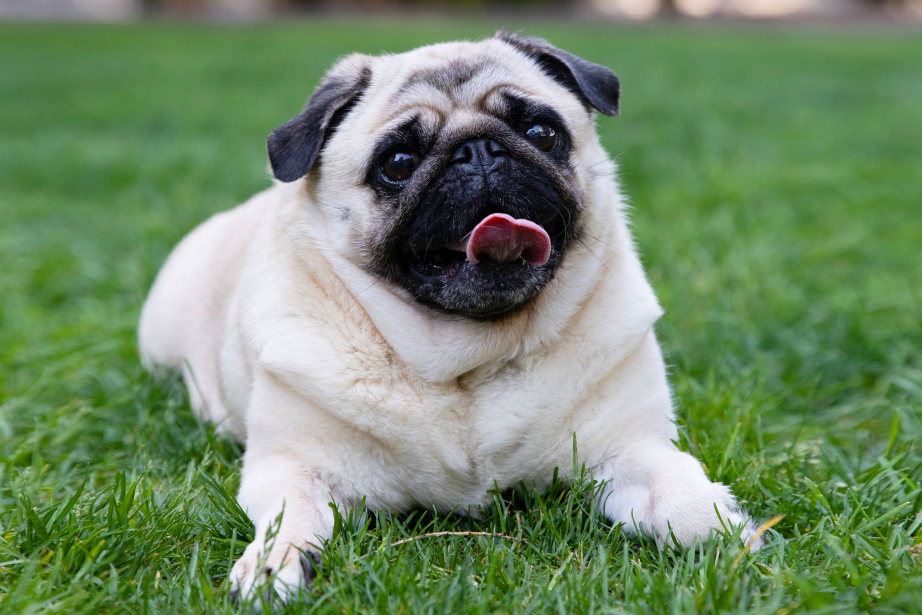
//> input picture cpp_opencv/photos/dog1.jpg, 2765 x 1843 px (shown at 1/3 size)
$ ./basic ../photos/dog1.jpg   (built with g++ and OpenCV 4)
//> lines starting //> are read from the running program, lines starting //| are printed output that depends on the picture; after the words box and inside, x2 and y2 are one past the last pixel; in counts of white or black regions, pixels touching at a corner belong together
#include <opencv2/opencv.hpp>
#include <vector>
#include <stdio.h>

using namespace cv;

int main(int argc, char** argv){
	if (argc != 2){
		printf("usage: displayImage.out <Image_Path>\n");
		return -1;
	}
	Mat image;
	image = imread(argv[1], 1);
//> image is the input picture: 1843 rows x 2765 cols, CV_8UC3; mean B, G, R 105.2, 138.7, 114.6
	if (!image.data){
		printf("No image data\n");
		return -1;
	}
	namedWindow("Display Image", WINDOW_AUTOSIZE);
	imshow("Display Image", image);


    // 1. gray scale
    Mat gray;
    cvtColor(image, gray, COLOR_RGB2GRAY);
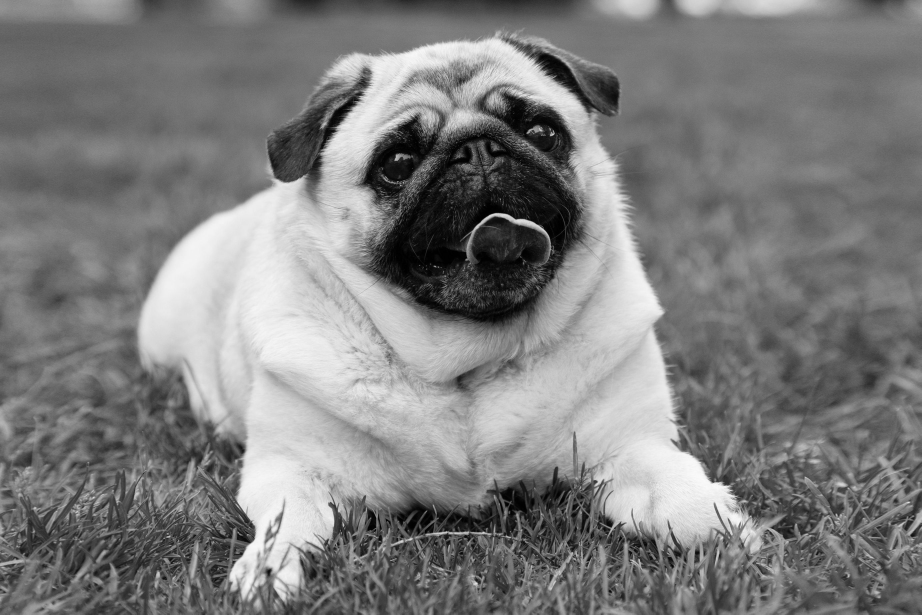
//> gray: 1843 rows x 2765 cols, CV_8UC1 (shown at 1/3 size); min 0, max 253, mean 125.9
    imshow("gray scale", gray);

    // 2. blur
    Mat blurred;
    GaussianBlur(image,blurred, Size(7,7), 3.0);
    imshow("blur", blurred);

    // 3. edge cascade
    Mat edge;
    Canny(image,edge,125, 175);
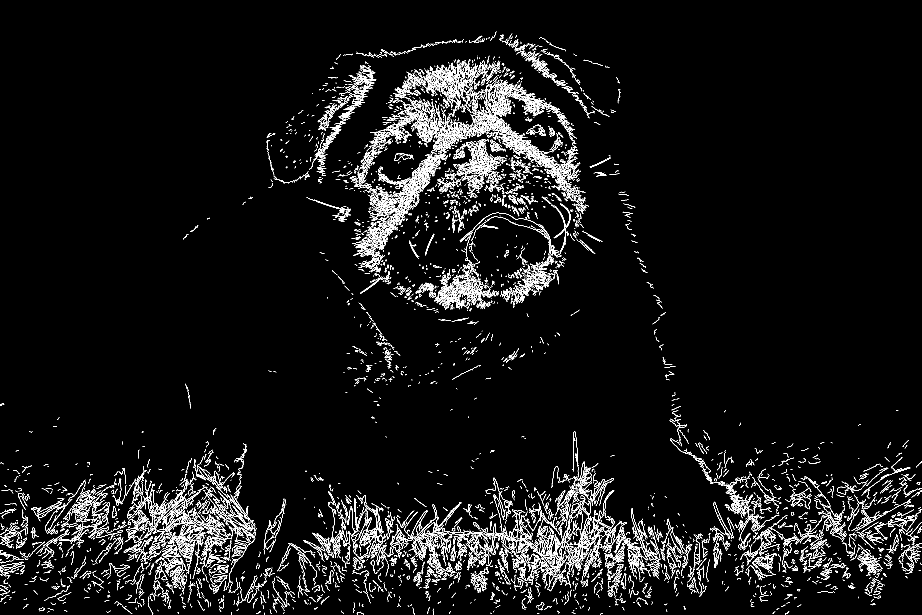
//> edge: 1843 rows x 2765 cols, CV_8UC1 (shown at 1/3 size); 3.8% white in thin lines or dots
    imshow("canny", edge);

    // 4. dilate image

    int dilation_size = 2;
    Mat dilated;
    Mat element = getStructuringElement( MORPH_RECT,
                        Size( 2*dilation_size+1, 2*dilation_size+1 ),
                        Point( dilation_size, dilation_size ) );
    dilate(edge, dilated, element);
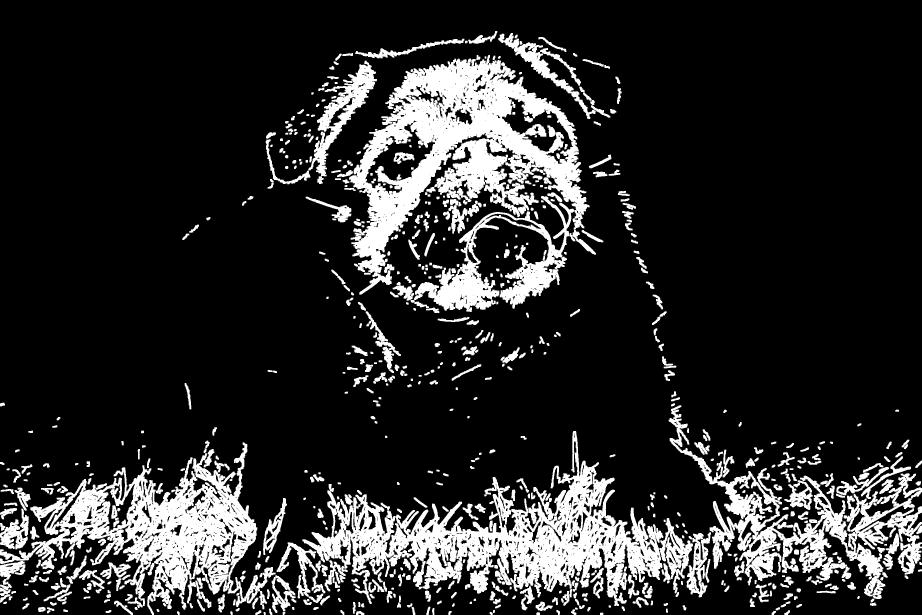
//> dilated: 1843 rows x 2765 cols, CV_8UC1 (shown at 1/3 size); 16.7% white; 709 white regions, largest, box (x1, y1, x2, y2) and area: (1047, 165, 1769, 884) 186392, (907, 1293, 1990, 1818) 173470, (0, 1327, 827, 1843) 134178
    imshow("dialted", dilated);

    // 5. erosion
    int erosion_size = 2;
    Mat eroded;
    erode(dilated, eroded, element);
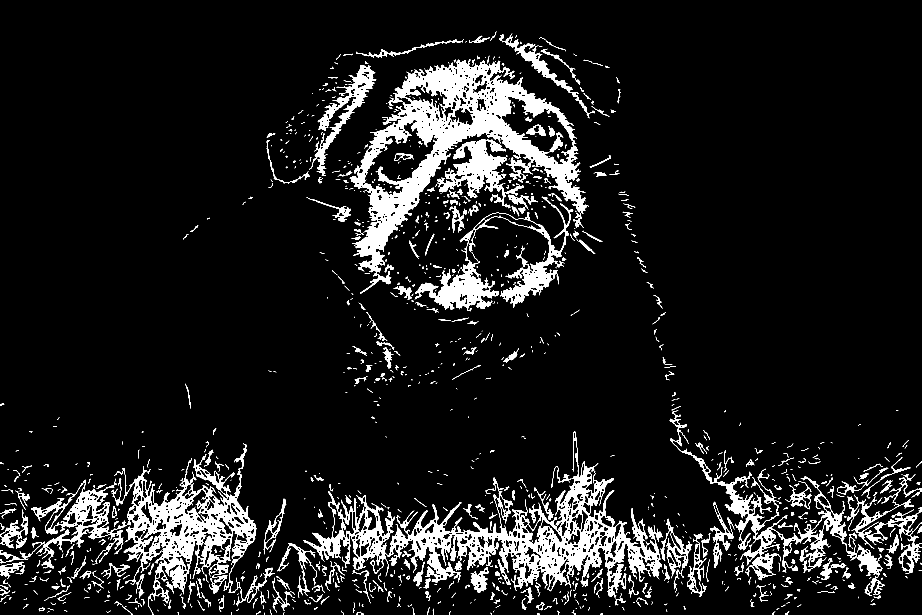
//> eroded: 1843 rows x 2765 cols, CV_8UC1 (shown at 1/3 size); 9% white; 1091 white regions (543 under 20 px), largest, box (x1, y1, x2, y2) and area: (1049, 178, 1767, 882) 110956, (909, 1295, 1988, 1793) 93795, (333, 1329, 825, 1843) 55482
    imshow("eroded", eroded);

    // 6. resize
    Mat resized;
    resize(image, resized,Size(200, 200));
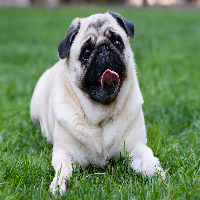
//> resized: 200 rows x 200 cols, CV_8UC3; mean B, G, R 105, 138.5, 114.4
    imshow("resized", resized);

    // 7. crop
    Mat cropped = image(Rect(10,10, 200, 500)); // rect(X, Y, Width, Height)
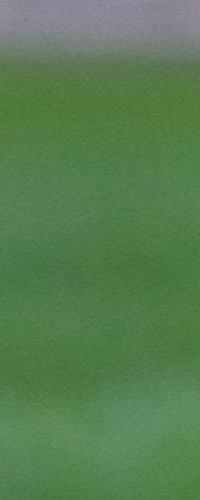
//> cropped: 500 rows x 200 cols, CV_8UC3; mean B, G, R 81, 126.2, 87.2
    imshow("cropped", cropped);
	waitKey(0);
	return 0;
}

$ run again, on cpp_opencv/photos/dog3.jpg
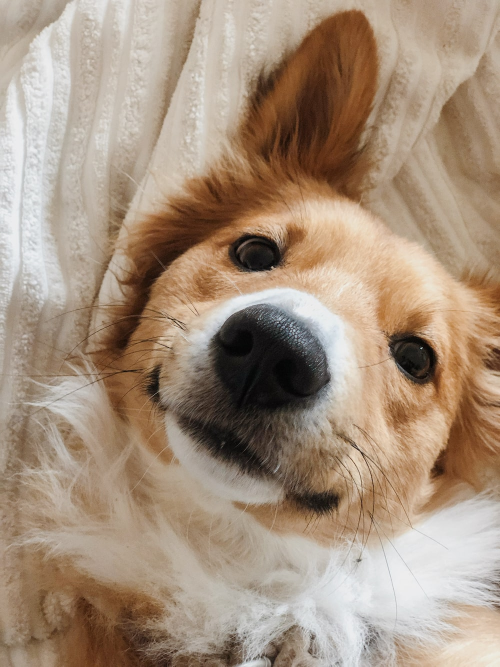
//> input picture cpp_opencv/photos/dog3.jpg, 1000 x 1333 px (shown at 1/2 size)
//> image is the input picture: 1333 rows x 1000 cols, CV_8UC3; mean B, G, R 125.4, 144.8, 165.5
//> `Canny(image,edge,125, 175);`:
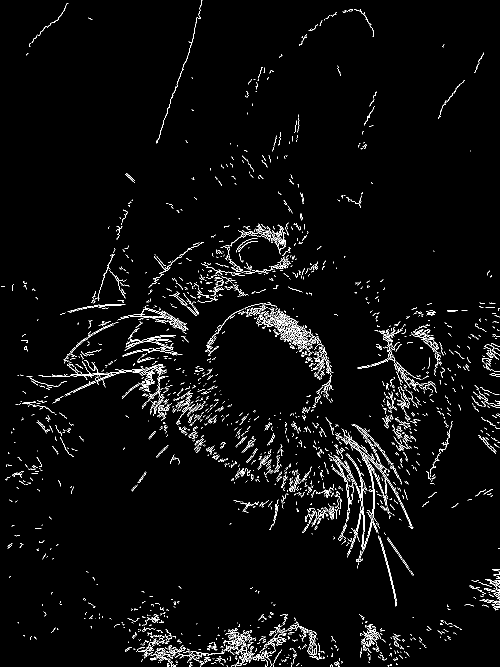
//> edge: 1333 rows x 1000 cols, CV_8UC1 (shown at 1/2 size); 3% white in thin lines or dots
//> dilated: 1333 rows x 1000 cols, CV_8UC1; 14.7% white; 416 white regions, largest, box (x1, y1, x2, y2) and area: (75, 609, 521, 969) 28070, (624, 833, 829, 1215) 19732, (248, 1213, 651, 1333) 19343
//> eroded: 1333 rows x 1000 cols, CV_8UC1; 6.5% white; 639 white regions (412 under 20 px), largest, box (x1, y1, x2, y2) and area: (267, 1243, 649, 1333) 10235, (651, 835, 827, 1213) 9592, (410, 605, 667, 806) 9166
//> `Mat cropped = image(Rect(10,10, 200, 500));`:
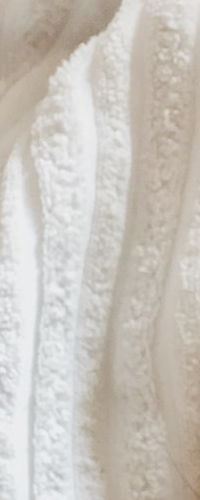
//> cropped: 500 rows x 200 cols, CV_8UC3; mean B, G, R 188.9, 196.1, 201.4
